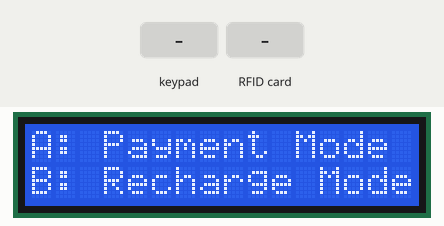
This sketch was run on a simulated Arduino Uno, built with avr-gcc and run on an emulated ATmega328P. Shown: 16×2 character LCD. The test bench sets the inputs (shaded band). What the sketch prints to the serial monitor is not drawn.

Above: at 2.3 s.
2.4 s: key 'A' pressed
At 3.6 s:
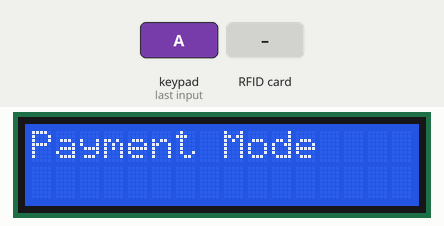
5.4 s: RFID card 5E 7A 19 C4 held to the reader
At 7.4 s:
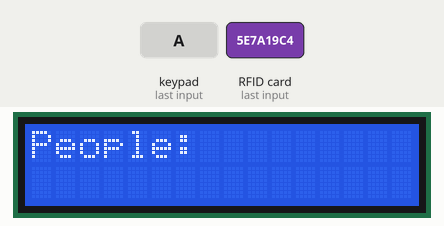
7.9 s: key '2' pressed
At 8.2 s:
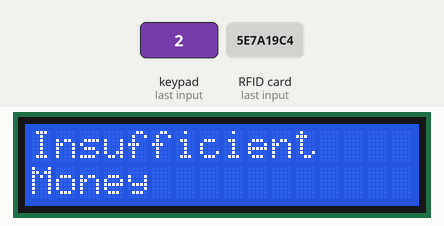
10.9 s: key 'B' pressed
At 11.2 s:
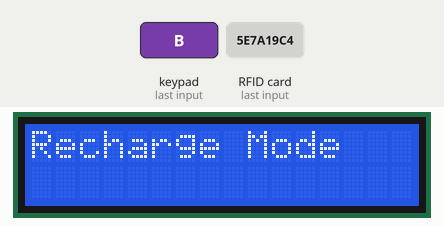
13.9 s: RFID card 5E 7A 19 C4 held to the reader
At 14.2 s:
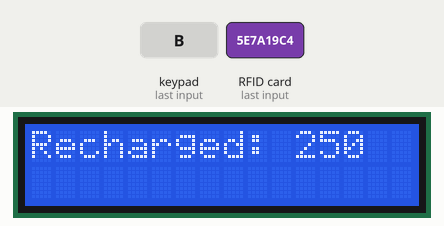
Timing chart, 0 to 16.9 s (numbered marks = the images above; inputs shaded):
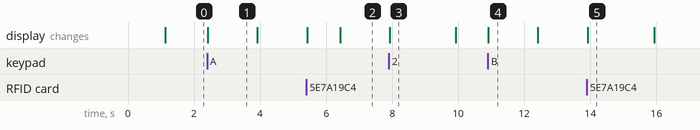

Measured:
- after the input at 2.4 s, the display: changes at once (image 1)
- after the input at 5.4 s, the display: first changes at once (image 2 shows a later state)
- after the input at 7.9 s, the display: changes at once (image 3)
- after the input at 10.9 s, the display: changes at once (image 4)
- after the input at 13.9 s, the display: changes at once (image 5)
- what the display in image 1 shows lasts 1.5 s, from 2.4 s to 3.9 s
- what the display in image 3 shows lasts 2.0 s, from 7.9 s to 9.9 s

The sketch:

IntegratedCode.ino
```cpp
#include <SPI.h>
#include <MFRC522.h>
#include <Keypad.h>
#include <Adafruit_Fingerprint.h>
#include <SoftwareSerial.h>
#include <LiquidCrystal.h>
#define RST_PIN         9           // Configurable, see typical pin layout above
#define SS_PIN          10
SoftwareSerial mySerial(2, 3);
Adafruit_Fingerprint finger = Adafruit_Fingerprint(&mySerial);
const int rs = 4, en = 5, d4 = 6, d5 = 7, d6 = 8, d7 = A5;
LiquidCrystal lcd(rs, en, d4, d5, d6, d7);// Configurable, see typical pin layout above
const byte ROWS = 2; //four rows
const byte COLS = 3; //three columns
char keys[ROWS][COLS] = {
  {'2','3','A'},
  {'5','6','B'},
};
byte rowPins[ROWS] = {A0, A1}; //connect to the row pinouts of the keypad
byte colPins[COLS] = {A2, A3, A4}; //connect to the column pinouts of the keypad

Keypad keypad = Keypad( makeKeymap(keys), rowPins, colPins, ROWS, COLS );

MFRC522 mfrc522(SS_PIN, RST_PIN);   // Create MFRC522 instance.
byte deduction;

MFRC522::MIFARE_Key key;
void setup() {
  // put your setup code here, to run once:
  Serial.begin(9600);
  while(!Serial);
  SPI.begin();
  mfrc522.PCD_Init();
  lcd.begin(16,2);

  for (byte i=0;i<6;i++){
      key.keyByte[i] = 0xFF;
    }

     finger.begin(57600);

  if (finger.verifyPassword()) {
    Serial.println("Found fingerprint sensor!");
  } else {
    Serial.println("Did not find fingerprint sensor :(");
    while (1) { delay(1); }
  }
  Serial.println("Choose Mode");
  lcd.setCursor(0,0);
  lcd.print("A: Payment Mode");
  Serial.println("A: Payment Mode");
  lcd.setCursor(0,1);
  lcd.print("B: Recharge Mode");
  Serial.println("B: Recharge Mode");
  //dump_byte_array(key.keyByte,MFRC522::MF_KEY_SIZE);
  Serial.println();
}

void loop() {
  // put your main code here, to run repeatedly:
  char button = keypad.getKey();

  if (button){

      if(button == 'A'){
        lcd.clear();
        lcd.print("Payment Mode");
        Serial.println("Chosen Payment Mode");
        delay(1500);
        lcd.clear();
        lcd.print("Scan the card");
        Serial.println("Waiting for card...");
        //delay(1000);
       //if ( ! mfrc522.PICC_IsNewCardPresent())
         // return;
          while (!mfrc522.PICC_IsNewCardPresent());
          //Serial.println("Card is read");

      // Select one of the cards
      if ( ! mfrc522.PICC_ReadCardSerial())
          return;


      // Show some details of the PICC (that is: the tag/card)
     // Serial.print(F("Card UID:"));
      //dump_byte_array(mfrc522.uid.uidByte, mfrc522.uid.size);
      Serial.println();
     // Serial.print(F("PICC type: "));
      MFRC522::PICC_Type piccType = mfrc522.PICC_GetType(mfrc522.uid.sak);
     // Serial.println(mfrc522.PICC_GetTypeName(piccType));

    if (    piccType != MFRC522::PICC_TYPE_MIFARE_MINI
          &&  piccType != MFRC522::PICC_TYPE_MIFARE_1K
          &&  piccType != MFRC522::PICC_TYPE_MIFARE_4K) {
          Serial.println(F("This sample only works with MIFARE Classic cards."));
          return;
      }

        //---------------Scan General vs Student Card--------------
        MFRC522::StatusCode status;
        byte buffer[18];
        byte size = sizeof(buffer);
        int AuthAddr = 15;
        int BlockAddr = 12;
        int CheckSector = 3;
         // Authenticate using key A
        status = (MFRC522::StatusCode) mfrc522.PCD_Authenticate(MFRC522::PICC_CMD_MF_AUTH_KEY_A,AuthAddr , &key, &(mfrc522.uid));
        if (status != MFRC522::STATUS_OK) {
            Serial.print(F("PCD_Authenticate() failed: "));
            Serial.println(mfrc522.GetStatusCodeName(status));
            return;
        }
       // Authenticate using key B
        status = (MFRC522::StatusCode) mfrc522.PCD_Authenticate(MFRC522::PICC_CMD_MF_AUTH_KEY_B, AuthAddr, &key, &(mfrc522.uid));
        if (status != MFRC522::STATUS_OK) {
            Serial.print(F("PCD_Authenticate() failed: "));
            Serial.println(mfrc522.GetStatusCodeName(status));
            return;
        }

        // Read Student or Gen Public
         status = (MFRC522::StatusCode) mfrc522.MIFARE_Read(BlockAddr, buffer, &size);
        if (status != MFRC522::STATUS_OK) {
            Serial.print(F("MIFARE_Read() failed: "));
            Serial.println(mfrc522.GetStatusCodeName(status));
        }
        if(buffer[0] == 1){
          lcd.clear();
          lcd.print("Student Card");
          Serial.println("Student Card");
          delay(1500);
          //-----------------Fingerprint Begin---------------------
          lcd.clear();
          lcd.print("Scan Fingerprint");
          Serial.print("Waiting for fingerprint...");
          Serial.println();


            while(! getFingerprint());

          //-----------------Fingerprint End-----------------------
          delay(1500);
          lcd.clear();
          lcd.print("Student Number");
          char NumberofStudents;
          while(! (NumberofStudents = keypad.getKey()));

          Serial.println(NumberofStudents);
          if(NumberofStudents == '2' || NumberofStudents == '3' || NumberofStudents == '5' || NumberofStudents == '6'){
          deduction = 10*(NumberofStudents-48);
          lcd.clear();
          lcd.setCursor(0,0);
          lcd.print("Students: ");
          lcd.print(NumberofStudents);
          Serial.print("Students: ");
          Serial.println(NumberofStudents);
          lcd.setCursor(0,1);
          lcd.print("Deduction: ");
          lcd.print(deduction);
          Serial.print("Deduction: ");
          Serial.println(deduction);
          }
          else{
          lcd.clear();
          lcd.print("Invalid Input");
          Serial.println("Invalid Input");
          }


          }else{
            lcd.clear();
            lcd.print("General Card");
            Serial.println("General Card");
            delay(1000);
            lcd.clear();
            lcd.print("People: ");
            char NumberofPeople;
            while(! (NumberofPeople = keypad.getKey()));

            Serial.println(NumberofPeople);
            if(NumberofPeople == '2' || NumberofPeople == '3' || NumberofPeople == '5' || NumberofPeople == '6'){
            deduction = 20*(NumberofPeople-48);
            lcd.clear();
            lcd.setCursor(0,0);
            lcd.print("People: ");
            lcd.print(NumberofPeople);
            Serial.print("People: ");
            Serial.println(NumberofPeople);
            lcd.setCursor(0,1);
            lcd.print("Deduction: ");
            lcd.print(deduction);
            Serial.print("Deduction: ");
            Serial.println(deduction);
            }
            else{
            lcd.clear();
            lcd.print("Invalid Input");
            Serial.println("Invalid Input");
            }

            }
        //---------------Scan General Vs Student Card End----------

        //---------------Deduction Start---------------------------
        byte MoneyBlockAddr = 8;
        byte MoneySector = 2;
        byte MoneyAuthAddr = 11;
        byte MoneyBlock[16]={0};

        status = (MFRC522::StatusCode) mfrc522.PCD_Authenticate(MFRC522::PICC_CMD_MF_AUTH_KEY_A, MoneyAuthAddr, &key, &(mfrc522.uid));
        if (status != MFRC522::STATUS_OK) {
            Serial.print(F("PCD_Authenticate() failed: "));
            Serial.println(mfrc522.GetStatusCodeName(status));
            lcd.clear();
            lcd.setCursor(0,0);
            lcd.print("Error Reading");
            lcd.setCursor(0,1);
            lcd.print("Card. Try again");
            return;
        }


        status = (MFRC522::StatusCode) mfrc522.PCD_Authenticate(MFRC522::PICC_CMD_MF_AUTH_KEY_B, MoneyAuthAddr, &key, &(mfrc522.uid));
        if (status != MFRC522::STATUS_OK) {
            Serial.print(F("PCD_Authenticate() failed: "));
            Serial.println(mfrc522.GetStatusCodeName(status));
            lcd.clear();
            lcd.setCursor(0,0);
            lcd.print("Error Reading");
            lcd.setCursor(0,1);
            lcd.print("Card. Try again");
            return;
        }

        status = (MFRC522::StatusCode) mfrc522.MIFARE_Read(MoneyBlockAddr, buffer, &size);
        if (status != MFRC522::STATUS_OK) {
            Serial.print(F("MIFARE_Read() failed: "));
            Serial.println(mfrc522.GetStatusCodeName(status));
            lcd.clear();
            lcd.setCursor(0,0);
            lcd.print("Error Reading");
            lcd.setCursor(0,1);
            lcd.print("Card. Try again");
        }
        if(buffer[0] >=deduction){
        MoneyBlock[0] = buffer[0]-deduction;
        status = (MFRC522::StatusCode) mfrc522.MIFARE_Write(MoneyBlockAddr, MoneyBlock, 16);
        if (status != MFRC522::STATUS_OK) {
            Serial.print(F("MIFARE_Write() failed: "));
            Serial.println(mfrc522.GetStatusCodeName(status));
            lcd.clear();
            lcd.setCursor(0,0);
            lcd.print("Error Reading");
            lcd.setCursor(0,1);
            lcd.print("Card. Try again");
        }else{
            lcd.clear();
            lcd.setCursor(0,0);
            lcd.print("Deduced: ");
            lcd.print(deduction);
            Serial.print("Deduced: ");
            Serial.println(deduction);
            lcd.setCursor(0,1);
            lcd.print("Remaining: ");
            lcd.print(buffer[0]-deduction);
            Serial.print("Remaining: ");
            Serial.println(buffer[0]-deduction);

          }
          }else{
            lcd.clear();
            lcd.setCursor(0,0);
            lcd.print("Insufficient");
            lcd.setCursor(0,1);
            lcd.print("Money");
            Serial.print("Insufficient Money");
            Serial.println();
            }
            delay(2000);


        //---------------Deduction End-----------------------------
        // Halt PICC
            mfrc522.PICC_HaltA();
            // Stop encryption on PCD
            mfrc522.PCD_StopCrypto1();
            Serial.println("Choose Mode");
            lcd.setCursor(0,0);
            lcd.print("A: Payment Mode");
            Serial.println("A: Payment Mode");
            lcd.setCursor(0,1);
            lcd.print("B: Recharge Mode");
            Serial.println("B: Recharge Mode");
            //dump_byte_array(key.keyByte,MFRC522::MF_KEY_SIZE);
            Serial.println();


        }else if(button == 'B'){
          Serial.println("Chosen Recharge Mode");
          lcd.clear();
          lcd.print("Recharge Mode");
          delay(1500);
          lcd.clear();
          lcd.print("Scan the card");
          MFRC522::StatusCode status;
          byte buffer[18];
          byte size = sizeof(buffer);


        while (!mfrc522.PICC_IsNewCardPresent());
          //Serial.println("Card is read");

          // Select one of the cards
          if ( ! mfrc522.PICC_ReadCardSerial())
              return;
//          if ( ! mfrc522.PICC_IsNewCardPresent())
//          return;
//
//        // Select one of the cards
//        if ( ! mfrc522.PICC_ReadCardSerial())
//            return;

        // Show some details of the PICC (that is: the tag/card)
        //Serial.print(F("Card UID:"));
        //dump_byte_array(mfrc522.uid.uidByte, mfrc522.uid.size);
        Serial.println();
       // Serial.print(F("PICC type: "));
        MFRC522::PICC_Type piccType = mfrc522.PICC_GetType(mfrc522.uid.sak);
       // Serial.println(mfrc522.PICC_GetTypeName(piccType));

      if (    piccType != MFRC522::PICC_TYPE_MIFARE_MINI
            &&  piccType != MFRC522::PICC_TYPE_MIFARE_1K
            &&  piccType != MFRC522::PICC_TYPE_MIFARE_4K) {
            Serial.println(F("This sample only works with MIFARE Classic cards."));
            return;
        }


          //----------------------Read Current Balance----------------------

          byte MoneyBlockAddr = 8;
          byte MoneySector = 2;
          byte MoneyAuthAddr = 11;
          byte MoneyBlock[16]={0};

          status = (MFRC522::StatusCode) mfrc522.PCD_Authenticate(MFRC522::PICC_CMD_MF_AUTH_KEY_A, MoneyAuthAddr, &key, &(mfrc522.uid));
        if (status != MFRC522::STATUS_OK) {
            Serial.print(F("PCD_Authenticate() failed: "));
            Serial.println(mfrc522.GetStatusCodeName(status));
            lcd.clear();
            lcd.setCursor(0,0);
            lcd.print("Error Reading");
            lcd.setCursor(0,1);
            lcd.print("Card. Try again");
            return;
        }


        status = (MFRC522::StatusCode) mfrc522.PCD_Authenticate(MFRC522::PICC_CMD_MF_AUTH_KEY_B, MoneyAuthAddr, &key, &(mfrc522.uid));
        if (status != MFRC522::STATUS_OK) {
            Serial.print(F("PCD_Authenticate() failed: "));
            Serial.println(mfrc522.GetStatusCodeName(status));
            lcd.clear();
            lcd.setCursor(0,0);
            lcd.print("Error Reading");
            lcd.setCursor(0,1);
            lcd.print("Card. Try again");
            return;
        }
        status = (MFRC522::StatusCode) mfrc522.MIFARE_Read(MoneyBlockAddr, buffer, &size);
        if (status != MFRC522::STATUS_OK) {
            Serial.print(F("MIFARE_Read() failed: "));
            Serial.println(mfrc522.GetStatusCodeName(status));
            lcd.clear();
            lcd.setCursor(0,0);
            lcd.print("Error Reading");
            lcd.setCursor(0,1);
            lcd.print("Card. Try again");
        }
          //----------------------Read Current Balance End------------------

          //----------------------Update Balance Start----------------------

          int recharge = 250;
          Serial.print("Buffer val: ");
          Serial.println(buffer[0]);
          int sum = buffer[0]+ (250 - buffer[0]);

          MoneyBlock[0] = sum;
          Serial.println(MoneyBlock[0]);
          if(MoneyBlock[0] >= 255 ){
              Serial.print("Enough Balance");
              lcd.clear();
              lcd.print("Enough Balance");
            }else{

          status = (MFRC522::StatusCode) mfrc522.MIFARE_Write(MoneyBlockAddr, MoneyBlock, 16);
          if (status != MFRC522::STATUS_OK) {
              Serial.print(F("MIFARE_Write() failed: "));
              Serial.println(mfrc522.GetStatusCodeName(status));
              lcd.clear();
              lcd.setCursor(0,0);
              lcd.print("Error Reading");
              lcd.setCursor(0,1);
              lcd.print("Card. Try again");
          }
          lcd.clear();
          lcd.print("Recharged: ");
          lcd.print(250-buffer[0]);
          delay(1000);
          lcd.clear();
          lcd.print("Recharged: ");
          lcd.print(250-buffer[0]);
          delay(1000);
          lcd.clear();
          lcd.setCursor(0,0);
          lcd.print("Current Balance");
          lcd.setCursor(0,1);
          lcd.print(MoneyBlock[0]);
          delay(1000);
          lcd.clear();
          lcd.print("Return: ");
          lcd.print(buffer[0]);
          Serial.print("Recharged: ");
          Serial.println(250-buffer[0]);
          Serial.print("Current Balance: ");
          Serial.println(MoneyBlock[0]);
          Serial.print("Return: ");
          Serial.println(buffer[0]);
          delay(1500);

            }
          //----------------------Update Balance End-----------------------
        // Halt PICC
            mfrc522.PICC_HaltA();
            // Stop encryption on PCD
            mfrc522.PCD_StopCrypto1();
            Serial.println("Choose Mode");
            lcd.setCursor(0,0);
            lcd.print("A: Payment Mode");
            Serial.println("A: Payment Mode");
            lcd.setCursor(0,1);
            lcd.print("B: Recharge Mode");
            Serial.println("B: Recharge Mode");
            //dump_byte_array(key.keyByte,MFRC522::MF_KEY_SIZE);
            Serial.println();
          }
    }
}
uint8_t getFingerprint(){
            int p = -1;
            while(p != FINGERPRINT_OK){
              p = finger.getImage();
              switch(p){
                  case FINGERPRINT_OK:
                  Serial.println("Image Taken");
                  lcd.clear();
                  lcd.setCursor(0,0);
                  lcd.print("Fingerprint");
                  lcd.setCursor(0,1);
                  lcd.print("Scanned");
                  delay(1000);
                  return 1;
                  break;
                  case FINGERPRINT_IMAGEFAIL:
                  case FINGERPRINT_PACKETRECIEVEERR:
                  Serial.println("Error scanning fingerprint");
                  lcd.clear();
                  lcd.setCursor(0,0);
                  lcd.print("Scan Error");
                  lcd.setCursor(0,1);
                  lcd.print("Try again");
                  break;
                  case FINGERPRINT_NOFINGER:
                  Serial.println(".");
                  lcd.clear();
                  lcd.setCursor(0,0);
                  lcd.print("Place your thumb");
                  lcd.setCursor(0,1);
                  lcd.print("on scanner");
                  break;
                  default:
                  Serial.println("Unknown Error");
                  lcd.clear();
                  lcd.print("Unknown Error");

                }
              }
            }
void dump_byte_array(byte *buffer, byte bufferSize) {
    for (byte i = 0; i < bufferSize; i++) {
        Serial.print(buffer[i] < 0x10 ? " 0" : " ");
        Serial.print(buffer[i], HEX);
    }
}
```
